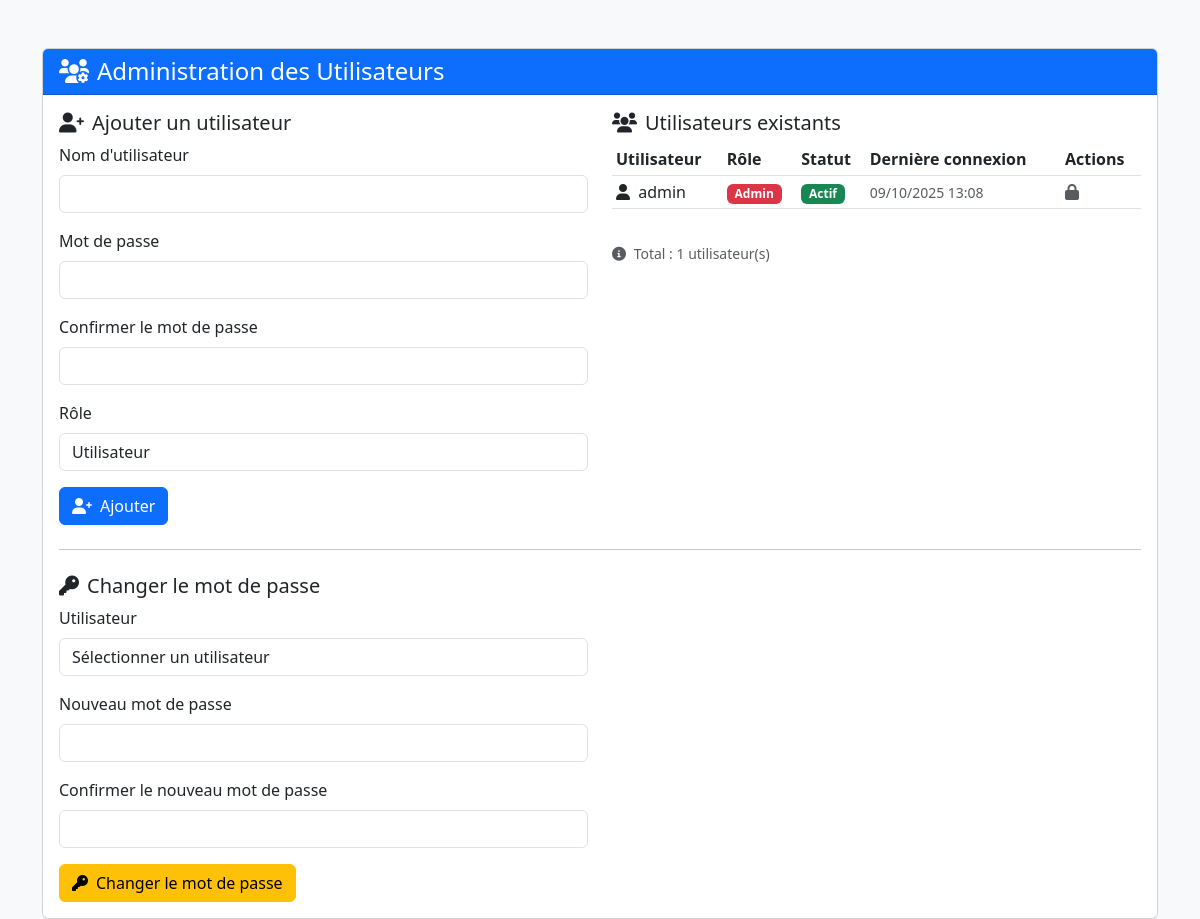
/admin.php (signed in), run on an earlier commit of the app's database.
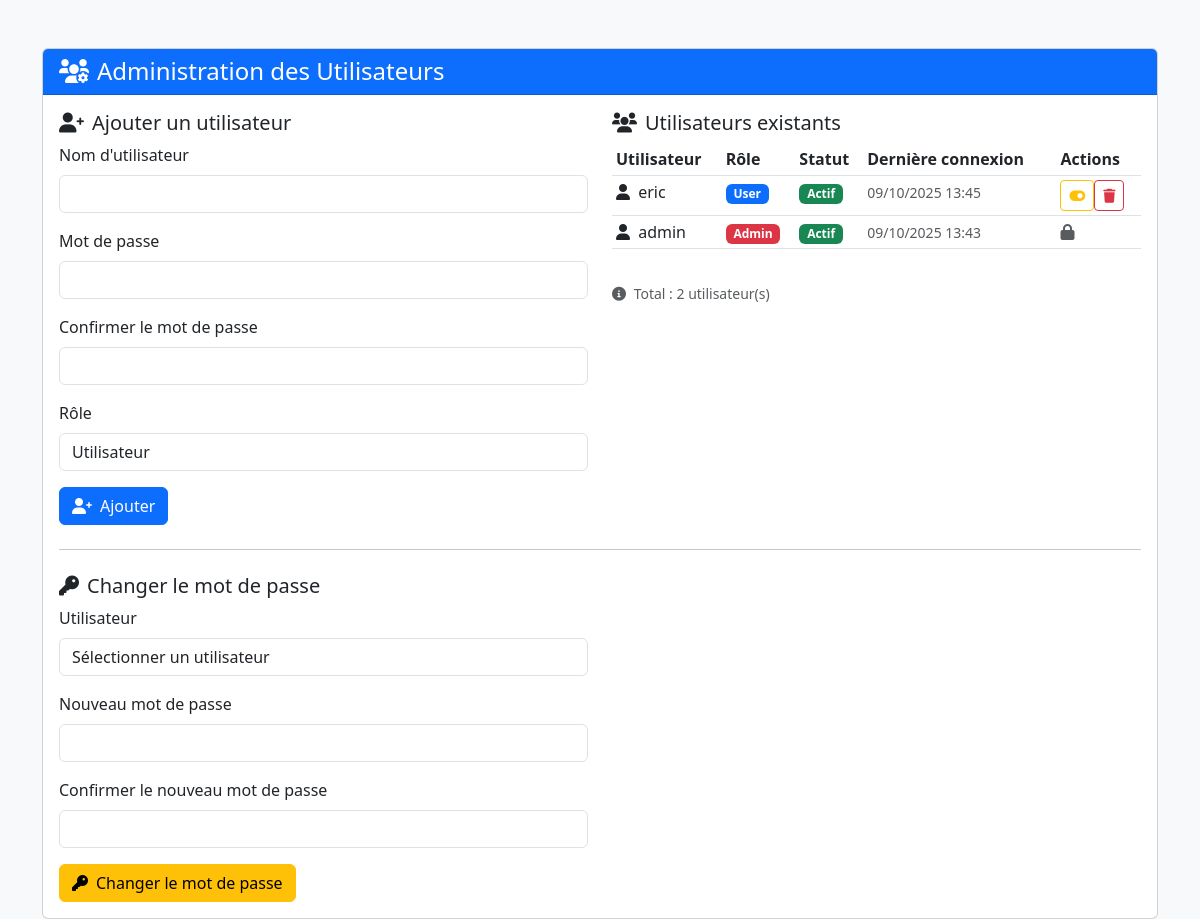
And on a later commit of the database.
### tables this page shows
CREATE TABLE users (
            id INTEGER PRIMARY KEY AUTOINCREMENT,
            username VARCHAR(50) UNIQUE NOT NULL,
            password_hash VARCHAR(255) NOT NULL,
            role VARCHAR(20) DEFAULT 'user',
            created_at DATETIME DEFAULT CURRENT_TIMESTAMP,
            last_login DATETIME NULL,
            is_active BOOLEAN DEFAULT 1
        );

### database.php (called while the page is built, shortened)
<?php
class UserDatabase {
    private $pdo;
    public function __construct() {
        $this->initDatabase();
    }
    private function initDatabase() {
        try {
            $dataDir = dirname(DB_PATH);
            $this->pdo = new PDO('sqlite:' . DB_PATH);
            $this->pdo->setAttribute(PDO::ATTR_ERRMODE, PDO::ERRMODE_EXCEPTION);
            $this->createDefaultAdmin();
        } catch (PDOException $e) {
            die('Erreur de base de données : ' . $e->getMessage());
        }
    }
    private function createUsersTable() {
        $sql = "CREATE TABLE IF NOT EXISTS users (
            id INTEGER PRIMARY KEY AUTOINCREMENT,
            username VARCHAR(50) UNIQUE NOT NULL,
            password_hash VARCHAR(255) NOT NULL,
            role VARCHAR(20) DEFAULT 'user',
            created_at DATETIME DEFAULT CURRENT_TIMESTAMP,
            last_login DATETIME NULL,
            is_active BOOLEAN DEFAULT 1
        )";
        $this->pdo->exec($sql);
    }
    private function createImportHistoryTable() {
        $sql = "CREATE TABLE IF NOT EXISTS import_history (
            id INTEGER PRIMARY KEY AUTOINCREMENT,
            user_id INTEGER NOT NULL,
            username VARCHAR(50) NOT NULL,
            script_name VARCHAR(100) NOT NULL,
            arguments TEXT,
            output TEXT,
            success BOOLEAN NOT NULL,
            server_date DATETIME DEFAULT CURRENT_TIMESTAMP,
            import_date DATE,
            group_id VARCHAR(20),
            action_type VARCHAR(20) DEFAULT 'execute',
            FOREIGN KEY (user_id) REFERENCES users(id)
        )";
        $this->pdo->exec($sql);
    }
    private function createDefaultAdmin() {
        $stmt = $this->pdo->prepare("SELECT COUNT(*) FROM users WHERE username = 'admin'");
        $stmt->execute();
    }
    public function getAllUsers() {
        try {
            $stmt = $this->pdo->prepare("SELECT id, username, role, created_at, last_login, is_active FROM users ORDER BY created_at DESC");
            $stmt->execute();
            return $stmt->fetchAll(PDO::FETCH_ASSOC);
        } catch (PDOException $e) {
            error_log('Erreur lors de la récupération des utilisateurs : ' . $e->getMessage());
            return [];
        }
    }
}
$userDB = new UserDatabase();
?>

### auth.php (called while the page is built, shortened)
<?php
require_once __DIR__ . '/database.php';
?>

### admin.php (the view, shortened to what this page needs)
<?php
require_once 'auth.php';
global $userDB;
$users = $userDB->getAllUsers();
?>
<!DOCTYPE html>
<html lang="fr">
<head>
    <link href="https://cdn.jsdelivr.net/npm/bootstrap@5.3.0/dist/css/bootstrap.min.css" rel="stylesheet">
    <link href="https://cdnjs.cloudflare.com/ajax/libs/font-awesome/6.0.0/css/all.min.css" rel="stylesheet">
</head>
<body class="bg-light">
    <div class="container mt-5">
        <div class="row justify-content-center">
            <div class="col-md">
                <div class="card">
                    <div class="card-header bg-primary text-white">
                        <h4 class="mb-0">
                            <i class="fas fa-users-cog me-2"></i>Administration des Utilisateurs
                        </h4>
                    </div>
                    <div class="card-body">
                        <div class="row">
                            <div class="col-md-6">
                                <h5><i class="fas fa-user-plus me-2"></i>Ajouter un utilisateur</h5>
                                <form method="POST">
                                    <div class="mb-3">
                                        <label for="username" class="form-label">Nom d'utilisateur</label>
                                        <input type="text" class="form-control" id="username" name="username" required>
                                    </div>
                                    <div class="mb-3">
                                        <label for="password" class="form-label">Mot de passe</label>
                                        <input type="password" class="form-control" id="password" name="password" required>
                                    </div>
                                    <div class="mb-3">
                                        <label for="confirm_password" class="form-label">Confirmer le mot de passe</label>
                                        <input type="password" class="form-control" id="confirm_password" name="confirm_password" required>
                                    </div>
                                    <div class="mb-3">
                                        <label for="role" class="form-label">Rôle</label>
                                        <select class="form-control" id="role" name="role">
                                            <option value="user">Utilisateur</option>
                                        </select>
                                    </div>
                                    <button type="submit" class="btn btn-primary">
                                        <i class="fas fa-user-plus me-2"></i>Ajouter
                                    </button>
                                </form>
                            </div>
                            <div class="col-md-6">
                                <h5><i class="fas fa-users me-2"></i>Utilisateurs existants</h5>
                                <div class="table-responsive">
                                    <table class="table table-sm">
                                        <thead>
                                            <tr>
                                                <th>Utilisateur</th>
                                                <th>Rôle</th>
                                                <th>Statut</th>
                                                <th>Dernière connexion</th>
                                                <th>Actions</th>
                                            </tr>
                                        </thead>
                                        <tbody>
                                            <?php foreach ($users as $user): ?>
                                                <tr>
                                                    <td>
                                                        <i class="fas fa-user me-1"></i>
                                                        <?php echo htmlspecialchars($user['username']); ?>
                                                    </td>
                                                    <td>
                                                        <?php if ($user['role'] === 'admin'): ?>
                                                            <span class="badge bg-danger">Admin</span>
                                                        <?php else: ?>
                                                            <span class="badge bg-primary">User</span>
                                                        <?php endif; ?>
                                                    </td>
                                                    <td>
                                                        <?php if ($user['is_active']): ?>
                                                            <span class="badge bg-success">Actif</span>
                                                        <?php else: ?>
                                                            <span class="badge bg-secondary">Inactif</span>
                                                        <?php endif; ?>
                                                    </td>
                                                    <td>
                                                        <small class="text-muted">
                                                            <?php
                                                            if ($user['last_login']) {
                                                                echo date('d/m/Y H:i', strtotime($user['last_login']));
                                                            } else {
                                                                echo 'Jamais';
                                                            }
                                                            ?>
                                                        </small>
                                                    </td>
                                                    <td>
                                                        <?php if ($user['username'] !== 'admin'): ?>
                                                            <div class="btn-group btn-group-sm">
                                                                <form method="POST" class="d-inline">
                                                                    <button type="submit" class="btn btn-outline-warning btn-sm" title="Activer/Désactiver">
                                                                        <i class="fas fa-toggle-on"></i>
                                                                    </button>
                                                                </form>
                                                                <form method="POST" class="d-inline" onsubmit="return confirm('Êtes-vous sûr de vouloir supprimer cet utilisateur ?')">
                                                                    <button type="submit" class="btn btn-outline-danger btn-sm" title="Supprimer">
                                                                        <i class="fas fa-trash"></i>
                                                                    </button>
                                                                </form>
                                                            </div>
                                                        <?php else: ?>
                                                            <span class="text-muted"><i class="fas fa-lock"></i></span>
                                                        <?php endif; ?>
                                                    </td>
                                                </tr>
                                            <?php endforeach; ?>
                                        </tbody>
                                    </table>
                                </div>
                                <div class="mt-3">
                                    <small class="text-muted">
                                        <i class="fas fa-info-circle me-1"></i>
                                        Total : <?php echo count($users); ?> utilisateur(s)
                                    </small>
                                </div>
                            </div>
                        </div>
                        <hr class="my-4">
                        <div class="row">
                            <div class="col-md-6">
                                <h5><i class="fas fa-key me-2"></i>Changer le mot de passe</h5>
                                <form method="POST">
                                    <div class="mb-3">
                                        <label for="change_username" class="form-label">Utilisateur</label>
                                        <select class="form-control" id="change_username" name="username" required>
                                            <option value="">Sélectionner un utilisateur</option>
                                        </select>
                                    </div>
                                    <div class="mb-3">
                                        <label for="new_password" class="form-label">Nouveau mot de passe</label>
                                        <input type="password" class="form-control" id="new_password" name="new_password" required>
                                    </div>
                                    <div class="mb-3">
                                        <label for="confirm_new_password" class="form-label">Confirmer le nouveau mot de passe</label>
                                        <input type="password" class="form-control" id="confirm_new_password" name="confirm_new_password" required>
                                    </div>
                                    <button type="submit" class="btn btn-warning">
                                        <i class="fas fa-key me-2"></i>Changer le mot de passe
                                    </button>
                                </form>
                            </div>
                        </div>
                    </div>
                </div>
            </div>
        </div>
    </div>
</body>
</html>

What changed in the data, as far as the page shows it:
added users: username "eric", role "User", is_active "Actif", last_login "09/10/2025 13:45"
changed users "admin": last_login "09/10/2025 13:08" → "09/10/2025 13:43"
Also different on the page:
count($users): "1" → "2"
